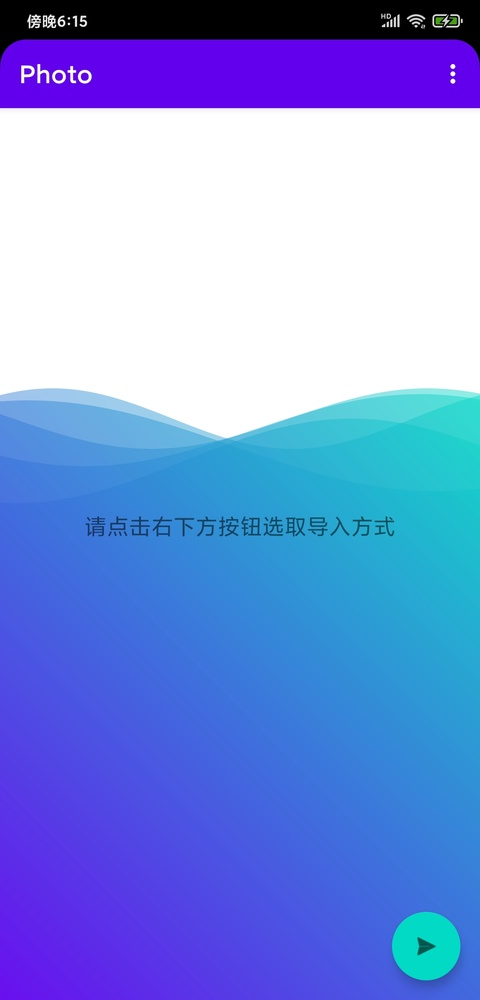
#> input picture img/p1.jpg, 480 x 1000 px, shrunk from 1080 x 2248 before the run
$ python dehaze.py --input ../../img/p1.jpg   (older library calls are emulated)
#> lines starting #> are read from the running program, lines starting #| are printed output that depends on the picture
# -*- coding: utf-8 -*-
import cv2
import numpy as np
import argparse


def dark_channel(img, size = 15):
    r, g, b = cv2.split(img)
    min_img = cv2.min(r, cv2.min(g, b))
    kernel = cv2.getStructuringElement(cv2.MORPH_RECT, (size, size))
    dc_img = cv2.erode(min_img,kernel)
    return dc_img


def get_atmo(img, percent = 0.001):
    mean_perpix = np.mean(img, axis = 2).reshape(-1)
    mean_topper = mean_perpix[:int(img.shape[0] * img.shape[1] * percent)]
    return np.mean(mean_topper)


def get_trans(img, atom, w = 0.95):
    x = img / atom
    t = 1 - w * dark_channel(x, 15)
    return t


def guided_filter(p, i, r, e):
    """
    :param p: input image
    :param i: guidance image
    :param r: radius
    :param e: regularization
    :return: filtering output q
    """
    #1
    mean_I = cv2.boxFilter(i, cv2.CV_64F, (r, r))
    mean_p = cv2.boxFilter(p, cv2.CV_64F, (r, r))
    corr_I = cv2.boxFilter(i * i, cv2.CV_64F, (r, r))
    corr_Ip = cv2.boxFilter(i * p, cv2.CV_64F, (r, r))
    #2
    var_I = corr_I - mean_I * mean_I
    cov_Ip = corr_Ip - mean_I * mean_p
    #3
    a = cov_Ip / (var_I + e)
    b = mean_p - a * mean_I
    #4
    mean_a = cv2.boxFilter(a, cv2.CV_64F, (r, r))
    mean_b = cv2.boxFilter(b, cv2.CV_64F, (r, r))
    #5
    q = mean_a * i + mean_b
    return q


def dehaze(path, output = None):
#> called with path = '../../img/p1.jpg'
    im = cv2.imread(path)
#> im is the input picture: shape (1000, 480, 3); mean B, G, R 222.4, 146.9, 121.1
    img = im.astype('float64') / 255
    img_gray = cv2.cvtColor(im, cv2.COLOR_BGR2GRAY).astype('float64') / 255
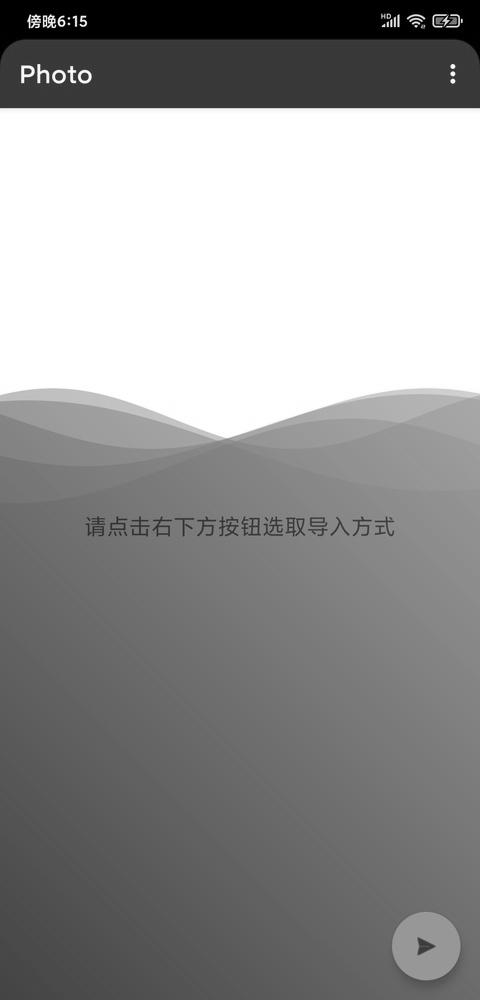
#> img_gray: shape (1000, 480) float64; min 0, max 1, mean 0.579

    atom = get_atmo(img)
#> in get_atmo, `mean_topper = mean_perpix[:int(img.shape[0] * img.shape[1] * percent)]`: mean_topper = 480 values from 0 to 0
#> atom = 0
    trans = get_trans(img, atom)
#> in get_trans, `x = img / atom`: x: shape (1000, 480, 3) float64; every value is NaN or infinite
#> in dark_channel, `r, g, b = cv2.split(img)`: r: shape (1000, 480) float64; every value is NaN or infinite
#> in dark_channel, `r, g, b = cv2.split(img)`: g: shape (1000, 480) float64; every value is NaN or infinite
#> in dark_channel, `r, g, b = cv2.split(img)`: b: shape (1000, 480) float64; every value is NaN or infinite
#> in dark_channel, `dc_img = cv2.erode(min_img,kernel)`: dc_img: shape (1000, 480) float64; 95.89% of the values are NaN or infinite; the others: min 1.8e+308, max 1.8e+308, mean inf
#> in get_trans, `t = 1 - w * dark_channel(x, 15)`: t: shape (1000, 480) float64; 95.89% of the values are NaN or infinite; the others: min -1.71e+308, max -1.71e+308, mean -inf
    trans_guided = guided_filter(trans, img_gray, 20, 0.0001)
#> in guided_filter, `mean_I = cv2.boxFilter(i, cv2.CV_64F, (r, r))`:
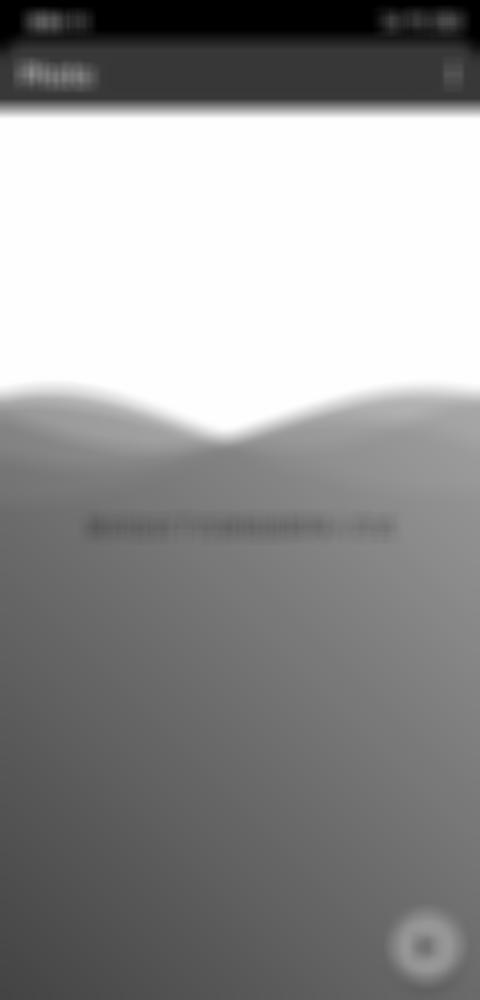
#> mean_I: shape (1000, 480) float64; min -1.26e-17, max 1, mean 0.579; drawn with min black and max white
#> in guided_filter, `mean_p = cv2.boxFilter(p, cv2.CV_64F, (r, r))`: mean_p: shape (1000, 480) float64; every value is NaN or infinite
#> in guided_filter, `corr_I = cv2.boxFilter(i * i, cv2.CV_64F, (r, r))`:
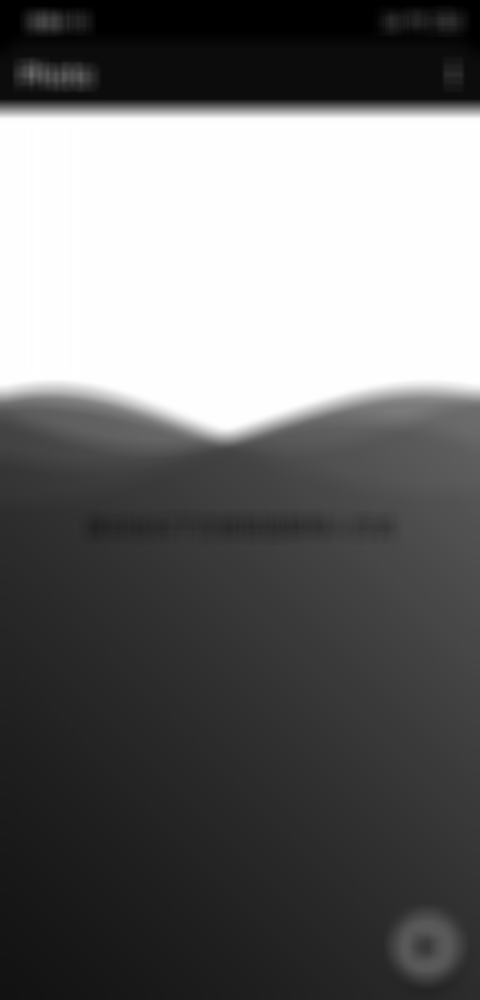
#> corr_I: shape (1000, 480) float64; min -2.59e-17, max 1, mean 0.425; drawn with min black and max white
#> in guided_filter, `var_I = corr_I - mean_I * mean_I`:
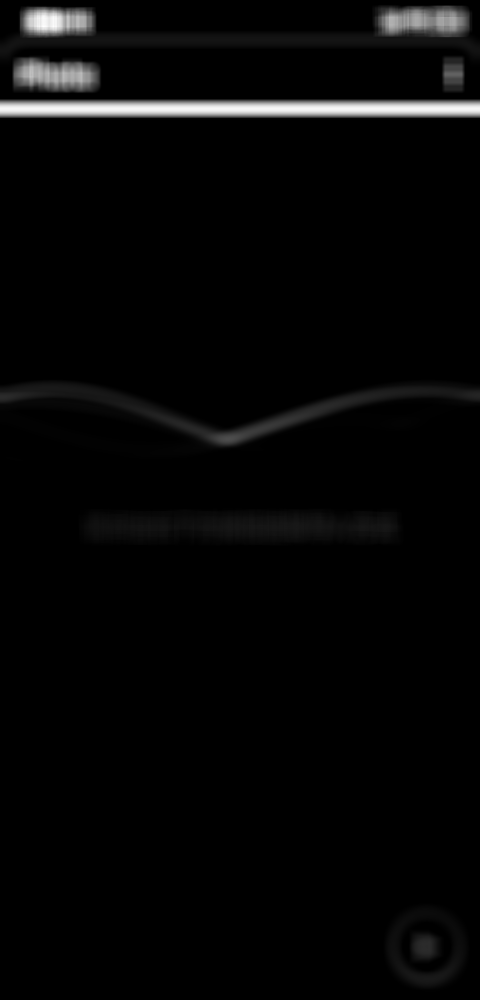
#> var_I: shape (1000, 480) float64; min -5.55e-16, max 0.146, mean 0.0037; drawn with min black and max white
    trans_guided = cv2.max(trans_guided, 0.25)
#> trans_guided: shape (1000, 480) float64; every value is 0.25

    result = np.empty_like(img)
    for i in range(3):
        result[:, :, i] = (img[:, :, i] - atom) / trans_guided + atom

    if output is not None:
        cv2.imwrite(output, result * 255)
    else:
        cv2.imshow("source",img)
        cv2.imshow("result", result)
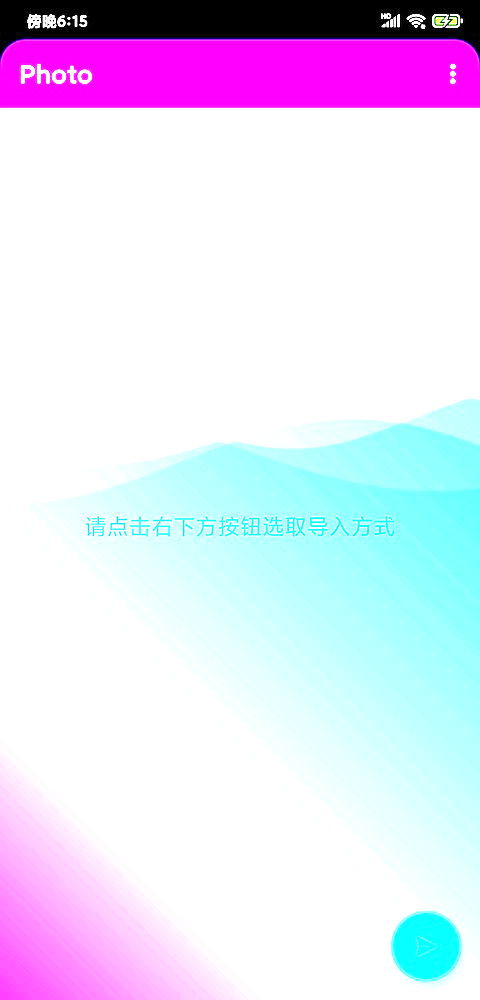
#> window 'result': shape (1000, 480, 3); mean B, G, R 245.7, 224.1, 227
        cv2.waitKey()


if __name__ == '__main__':
    parser = argparse.ArgumentParser()
    parser.add_argument('-i', '--input')
    parser.add_argument('-o', '--output')
    args = parser.parse_args()

    if args.input is None:
        args.input = 'image/canon3.bmp'
    dehaze(args.input, args.output)

$ run again, on img/p3.jpg
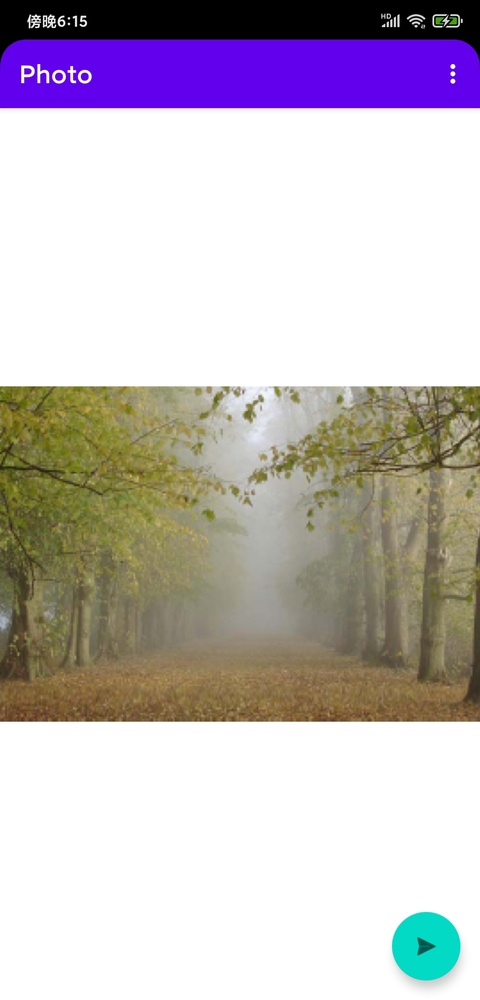
#> input picture img/p3.jpg, 480 x 1000 px, shrunk from 1080 x 2248 before the run
#> in dehaze, im is the input picture: shape (1000, 480, 3); mean B, G, R 189.3, 185.5, 193.4
#> in dehaze, `img_gray = cv2.cvtColor(im, cv2.COLOR_BGR2GRAY).astype('float64') / 255`:
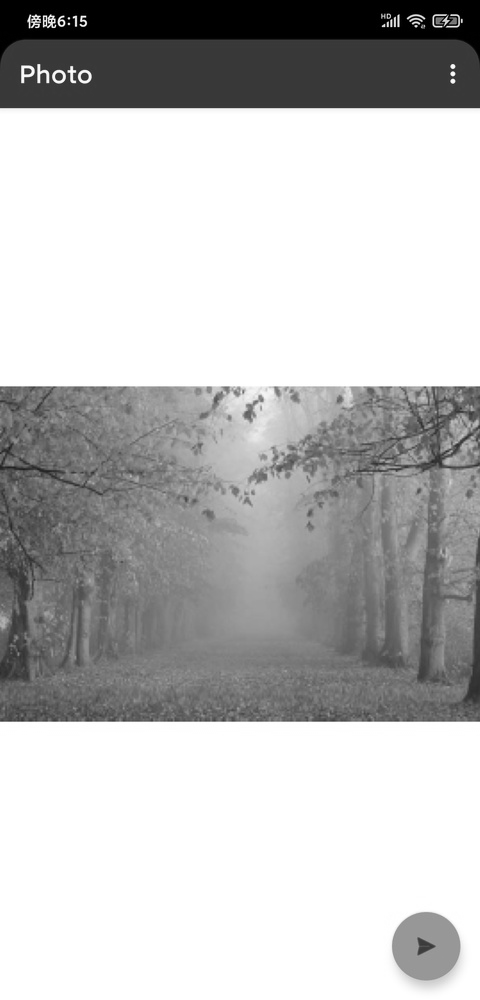
#> img_gray: shape (1000, 480) float64; min 0, max 1, mean 0.738
#> mean_topper = 480 values from 0 to 0
#> atom = 0
#> x: shape (1000, 480, 3) float64; every value is NaN or infinite
#> r: shape (1000, 480) float64; every value is NaN or infinite
#> g: shape (1000, 480) float64; every value is NaN or infinite
#> b: shape (1000, 480) float64; every value is NaN or infinite
#> dc_img: shape (1000, 480) float64; 95.89% of the values are NaN or infinite; the others: min 1.8e+308, max 1.8e+308, mean inf
#> t: shape (1000, 480) float64; 95.89% of the values are NaN or infinite; the others: min -1.71e+308, max -1.71e+308, mean -inf
#> mean_p: shape (1000, 480) float64; every value is NaN or infinite
#> trans_guided: shape (1000, 480) float64; every value is 0.25
#> in dehaze, `cv2.imshow("result", result)`:
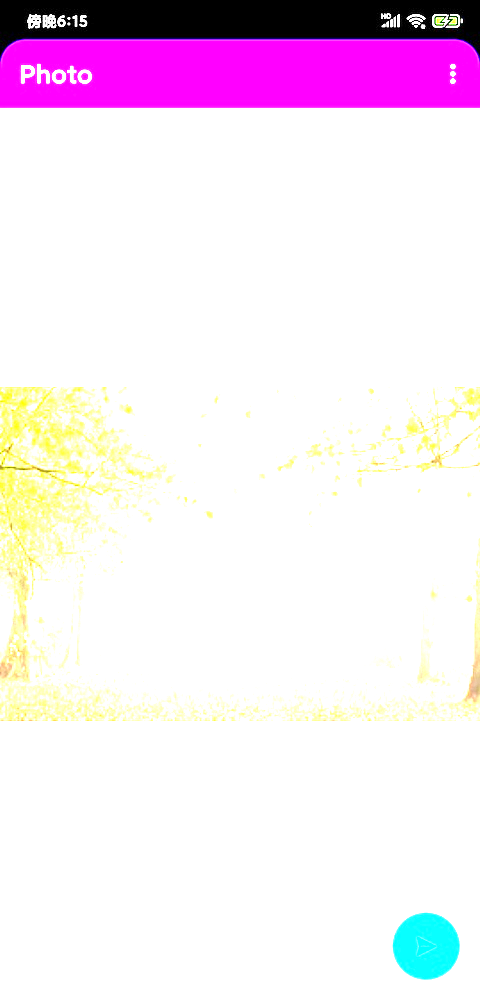
#> window 'result': shape (1000, 480, 3); mean B, G, R 240.6, 228.6, 243.7
